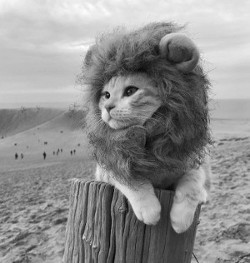
#> input picture Classify_and_segment_visual_data/simba.png, 250 x 263 px
$ python pilowTest.py
#> lines starting #> are read from the running program, lines starting #| are printed output that depends on the picture
from PIL import Image, ImageFilter
import numpy as np


# Open an image file
original_image = Image.open("simba.png")
#> original_image is the input picture: PIL image 250x263 L; min 4, max 255, mean 144.8

# Display basic information about the image
print("Image Format:", original_image.format)
#| Image Format: PNG
print("Image Mode:", original_image.mode)
#| Image Mode: L
print("Image Size:", original_image.size)
#| Image Size: (250, 263)

# Show the original image
# original_image.show()

# Convert the image to grayscale
gray_image = original_image.convert("L")
# gray_image.show()

# Apply a blur filter to the original image
blurred_image = original_image.filter(ImageFilter.BLUR)
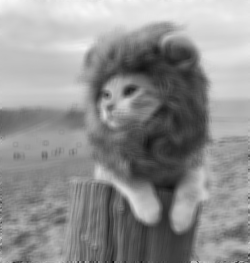
#> blurred_image: PIL image 250x263 L; min 10, max 247, mean 144.8
# blurred_image.show()

# Resize the image
resized_image = original_image.resize((300, 300))
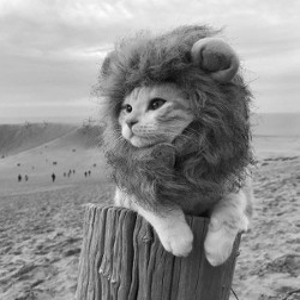
#> resized_image: PIL image 300x300 L; min 8, max 255, mean 144.8
# resized_image.show()

# Save the modified images
gray_image.save("gray_image.jpg")
blurred_image.save("blurred_image.jpg")
resized_image.save("resized_image.jpg")


# # Récupérer les valeurs de tous les pixels sous forme d'une matrice
# mat = np.array(original_image)

# # Afficher la taille de la matrice de pixels
# print("Taille de la matrice de pixels : {}".format(mat.shape))

# Get image size
width, height = original_image.size
#> width = 250; height = 263

# [11 lines of commented-out code are left out]
line_size = 1000  # Adjust this based on available memory and image size

# Iterate over lines and retrieve pixel values
for j in range(0, height, line_size):
    box = (0, j, width, min(j + line_size, height))
    line = original_image.crop(box)
    mat_line = np.array(line)
    print("Processed line from {} to {}".format(j, min(j + line_size, height)))
